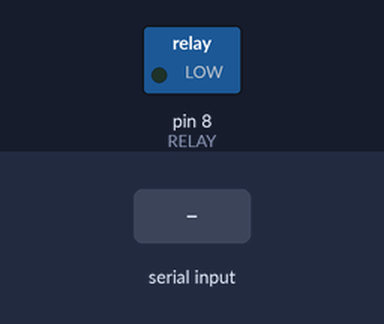
This sketch was run on a simulated Arduino Uno, built with avr-gcc and run on an emulated ATmega328P. Shown: switched loads named in the sketch (green lamp = pin HIGH). Inputs (shaded band) come from the test bench. Pins used as bus, display or sensor lines are not drawn; what the sketch prints to the serial monitor is not drawn.

Above: at 1.2 s.
1.3 s: "1\n" received over Serial
At 1.7 s:
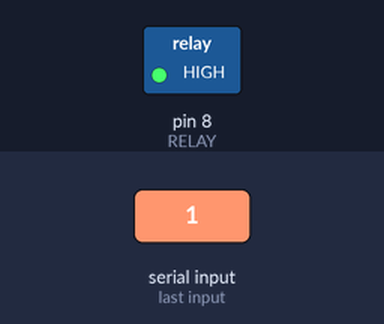
Timing chart, 0 to 7.8 s (numbered marks = the images above; inputs shaded):
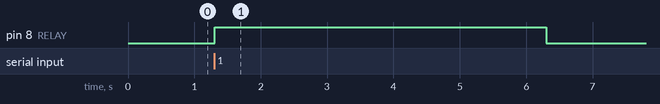

Measured:
- after the input at 1.3 s, pin 8 (RELAY): LOW → HIGH at once, → LOW 5.0 s later

The sketch:

rfidreader.ino
```cpp
/*******************************************************
Program  : ARDUINO dengan RFID MFRC-522
Chip     : Arduino Uno
********************************************************/

#include <SPI.h>
#include <MFRC522.h>
#include <ArduinoJson.h>

#define SS_PIN 10
#define RST_PIN 9
#define RELAY 8
MFRC522 mfrc522(SS_PIN, RST_PIN);

long previousMillis_rfid = 0;
long previousMillis_serial = 0;

long interval_read_rfid = 2000;
long interval_read_serial = 10;

void setup()
{

  Serial.begin(115200);
  SPI.begin();
  pinMode(RELAY, OUTPUT);
  mfrc522.PCD_Init();
  Serial.println("Dekatkan Tag RFID (Dapat berupa kartu atau gantungan kunci) ke RFID reader");
  digitalWrite(RELAY, LOW);
  Serial.println();

}
void loop()
{
  if(Serial.available() > 0)
  {
    int stts = Serial.parseInt();
    if(stts == 1){
      buka_pintu();
    }

  }

  if ( ! mfrc522.PICC_IsNewCardPresent())
  {
    return;
  }
  if ( ! mfrc522.PICC_ReadCardSerial())
  {
    return;
  }
  String content= "";
  byte letter;
  for (byte i = 0; i < mfrc522.uid.size; i++)
  {
     content.concat(String(mfrc522.uid.uidByte[i] < 0x10 ? " 0" : " "));
     content.concat(String(mfrc522.uid.uidByte[i], HEX));
  }
  sendUid(content);
  delay(1000);
}

void buka_pintu()
{
  digitalWrite(RELAY, HIGH);
  delay(5000);
  digitalWrite(RELAY, LOW);
}

void sendUid(String ids){
   StaticJsonBuffer<200> jsonBuffer;
   JsonObject& root = jsonBuffer.createObject();
   root["uid"] = ids;
   root.printTo(Serial);
//   Serial.println();
}
```
